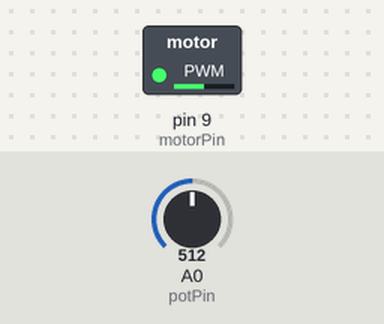
Recording of a sketch running on a simulated Arduino Uno, built with avr-gcc and run on an emulated ATmega328P. Parts: switched loads named in the sketch (green lamp = pin HIGH). The inputs (shaded band) are chosen by the test bench; at power-on: A0 (potPin) = 512.

Above: at 1.2 s.
1.3 s: A0 (potPin) set to 716
At 1.6 s:
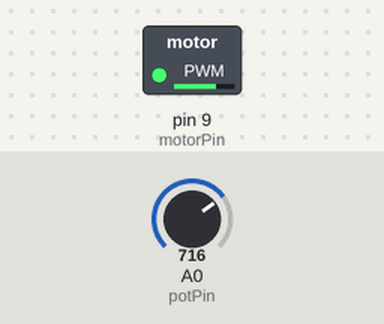
2.8 s: A0 (potPin) set to 900
At 4.0 s:
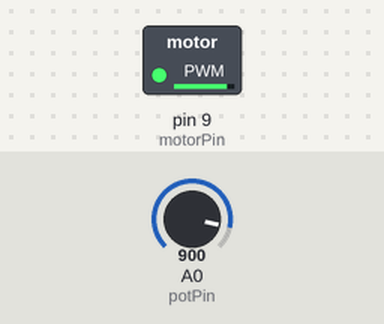
4.3 s: A0 (potPin) set to 122
At 5.1 s:
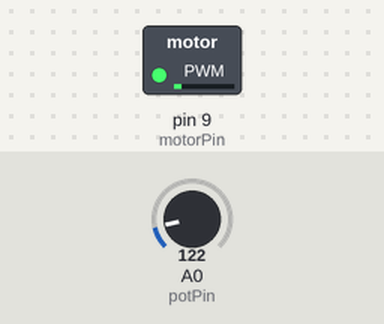
5.8 s: A0 (potPin) set to 0
At 6.3 s:
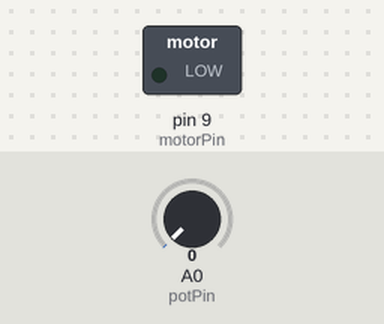
7.3 s: A0 (potPin) set to 511
At 8.6 s:
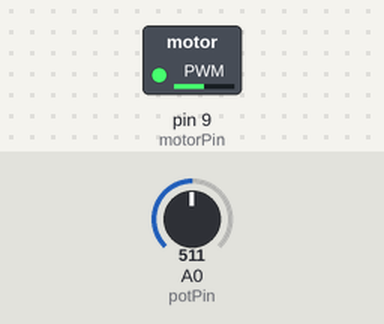
Timing chart, 0 to 9.8 s (numbered marks = the images above; inputs shaded):
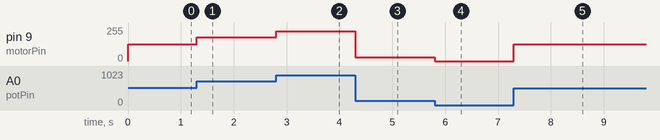

Measured:
- after the input at 1.3 s, pin 9 (motorPin): 127/255 → 178/255 at once
- after the input at 2.8 s, pin 9 (motorPin): 178/255 → 224/255 at once
- after the input at 4.3 s, pin 9 (motorPin): 224/255 → 30/255 at once
- after the input at 5.8 s, pin 9 (motorPin): 30/255 → 0/255 at once
- after the input at 7.3 s, pin 9 (motorPin): 0/255 → 127/255 at once

The sketch:

VITESSE_POTEN.ino
```cpp
const int potPin = A0; // Broche du potentiomètre
const int motorPin = 9; // Broche du moteur

void setup() {
  pinMode(motorPin, OUTPUT); // Définir la broche du moteur comme sortie
}

void loop() {
  int potValue = analogRead(potPin); // Lire la valeur du potentiomètre (0-1023)
  int motorSpeed = map(potValue, 0, 1023, 0, 255); // Convertir en valeur PWM (0-255)

  analogWrite(motorPin, motorSpeed); // Contrôler la vitesse du moteur
}
```
